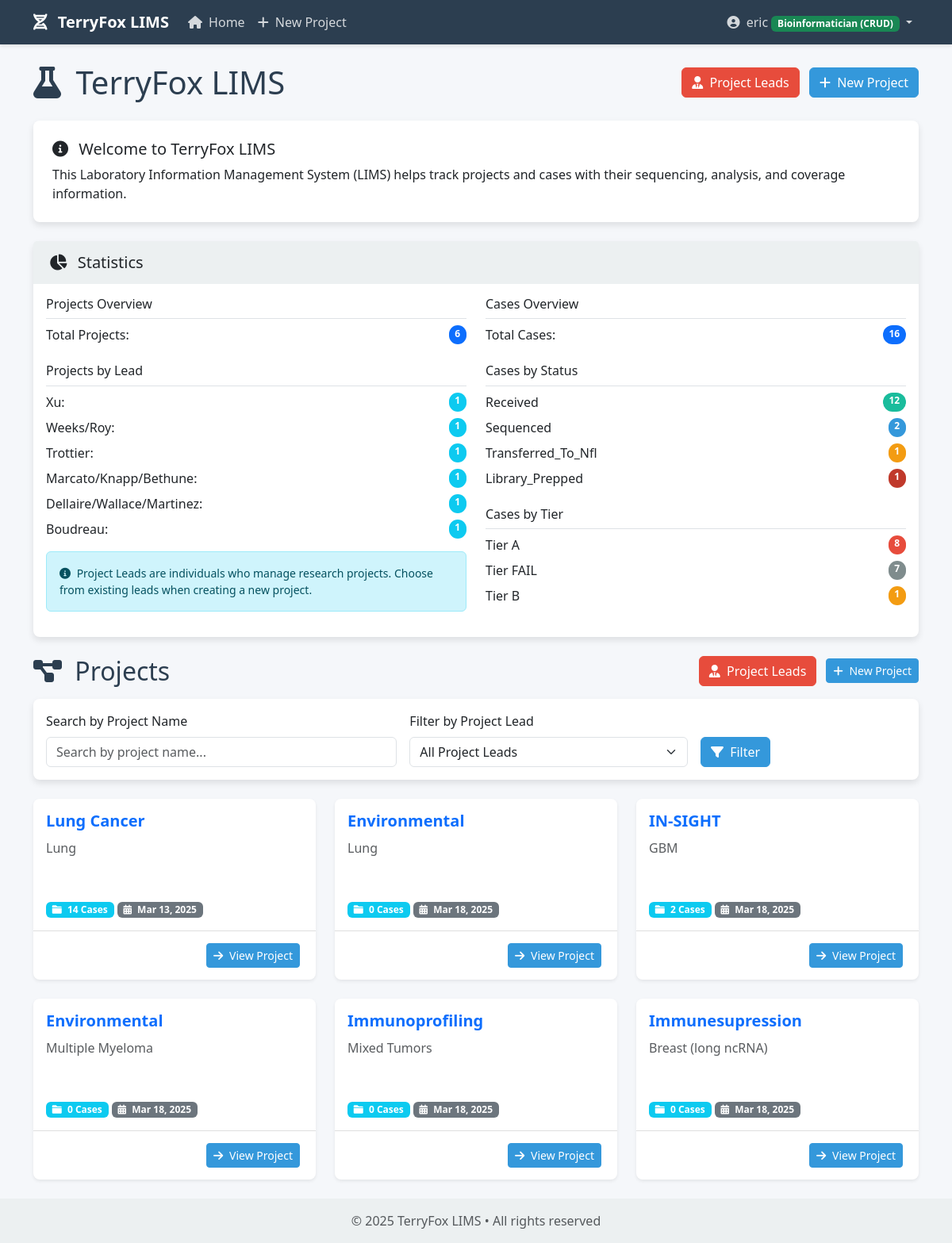
Screenshot of / (signed in) with the database file from the repository.
### core/models.py (models this page shows, shortened)
class ProjectLead(models.Model):
    name = models.CharField(max_length=255, unique=True)
    def __str__(self):
        return self.name
    class Meta:
        ordering = ['name']
        verbose_name = _('Project Lead')
        verbose_name_plural = _('Project Leads')

class Project(models.Model):
    name = models.CharField(max_length=255)
    description = models.TextField(blank=True)
    project_lead = models.ForeignKey(
        ProjectLead,
        on_delete=models.SET_NULL,
        null=True,
        blank=True,
        related_name='projects',
        verbose_name=_('Project Lead')
    )
    created_at = models.DateTimeField(auto_now_add=True)
    updated_at = models.DateTimeField(auto_now=True)
    created_by = models.ForeignKey(User, on_delete=models.CASCADE, related_name='created_projects')

### core/views.py (the view)
# urls.py: path('', views.home, name='home'),
@login_required
def home(request):
    filter_form = ProjectFilterForm(request.GET)
    projects = Project.objects.all()
    if filter_form.is_valid():
        project_name = filter_form.cleaned_data.get('name')
        project_lead = filter_form.cleaned_data.get('project_lead')
        if project_name:
            projects = projects.filter(name__icontains=project_name)
        if project_lead:
            projects = projects.filter(project_lead=project_lead)
    projects = projects.annotate(cases_count=Count('cases'))
    total_projects = Project.objects.count()
    total_cases = Case.objects.count()
    projects_by_lead = Project.objects.values('project_lead__name').annotate(count=Count('id')).order_by('-count')
    cases_by_status = Case.objects.values('status').annotate(count=Count('id')).order_by('-count')
    cases_by_tier = Case.objects.values('tier').annotate(count=Count('id')).order_by('-count')
    return render(request, 'core/home.html', {
        'projects': projects,
        'total_projects': total_projects,
        'total_cases': total_cases,
        'projects_by_lead': projects_by_lead,
        'cases_by_status': cases_by_status,
        'cases_by_tier': cases_by_tier,
        'filter_form': filter_form,
    })

### core/forms.py
class ProjectFilterForm(forms.Form):
    name = forms.CharField(
        required=False,
        widget=forms.TextInput(attrs={
            'class': 'form-control',
            'placeholder': _('Search by project name...')
        })
    )
    project_lead = forms.ModelChoiceField(
        queryset=ProjectLead.objects.all(),
        required=False,
        empty_label=_("All Project Leads"),
        widget=forms.Select(attrs={'class': 'form-select'})
    )
    def __init__(self, *args, **kwargs):
        super().__init__(*args, **kwargs)
        self.fields['project_lead'].queryset = ProjectLead.objects.all().order_by('name')

### templates/core/home.html (shortened to what this page needs)
{% extends 'base.html' %}
{% block content %}
<div class="d-flex justify-content-between align-items-center mb-4">
    <h1 class="mb-0"><i class="fas fa-flask me-2"></i> TerryFox LIMS</h1>
    <div>
        {% if user.is_superuser or user.groups.all.0.name == 'Bioinformatician' %}
        <a href="{% url 'project_lead_list' %}" class="btn btn-danger me-2">
            <i class="fas fa-user-tie me-1"></i> Project Leads
        </a>
        <a href="{% url 'project_create' %}" class="btn btn-primary">
            <i class="fas fa-plus me-1"></i> New Project
        </a>
        {% endif %}
    </div>
</div>
<div class="card mb-4">
    <div class="card-body p-4">
        <h5><i class="fas fa-info-circle me-2"></i> Welcome to TerryFox LIMS</h5>
        <p class="mb-0">This Laboratory Information Management System (LIMS) helps track projects and cases with their sequencing, analysis, and coverage information.</p>
    </div>
</div>
<div class="card mb-4">
    <div class="card-header">
        <h5 class="mb-0"><i class="fas fa-chart-pie me-2"></i> Statistics</h5>
    </div>
    <div class="card-body">
        <div class="row">
            <div class="col-md-6">
                <h6 class="border-bottom pb-2">Projects Overview</h6>
                <div class="d-flex justify-content-between mb-2">
                    <span>Total Projects:</span>
                    <span class="badge bg-primary rounded-pill">{{ total_projects }}</span>
                </div>
                <h6 class="border-bottom pb-2 mt-4">Projects by Lead</h6>
                {% for lead_stat in projects_by_lead %}
                    <div class="d-flex justify-content-between mb-2">
                        <span>{{ lead_stat.project_lead__name|default:"Not specified" }}:</span>
                        <span class="badge bg-info rounded-pill">{{ lead_stat.count }}</span>
                    </div>
                {% empty %}
                    <div class="text-muted">No project leads specified</div>
                {% endfor %}
                <div class="alert alert-info mt-3 small">
                    <i class="fas fa-info-circle me-1"></i> Project Leads are individuals who manage research projects. Choose from existing leads when creating a new project.
                </div>
            </div>
            <div class="col-md-6">
                <h6 class="border-bottom pb-2">Cases Overview</h6>
                <div class="d-flex justify-content-between mb-2">
                    <span>Total Cases:</span>
                    <span class="badge bg-primary rounded-pill">{{ total_cases }}</span>
                </div>
                <h6 class="border-bottom pb-2 mt-4">Cases by Status</h6>
                {% for status_stat in cases_by_status %}
                    <div class="d-flex justify-content-between mb-2">
                        <span>{{ status_stat.status|title }}</span>
                        <span class="badge badge-{{ status_stat.status }} rounded-pill">{{ status_stat.count }}</span>
                    </div>
                {% empty %}
                    <div class="text-muted">No cases available</div>
                {% endfor %}
                <h6 class="border-bottom pb-2 mt-4">Cases by Tier</h6>
                {% for tier_stat in cases_by_tier %}
                    <div class="d-flex justify-content-between mb-2">
                        <span>Tier {{ tier_stat.tier }}</span>
                        <span class="badge badge-{{ tier_stat.tier }} rounded-pill">{{ tier_stat.count }}</span>
                    </div>
                {% empty %}
                    <div class="text-muted">No cases available</div>
                {% endfor %}
            </div>
        </div>
    </div>
</div>
{% if projects %}
    <div class="d-flex justify-content-between align-items-center mb-3">
        <h2 class="mb-0"><i class="fas fa-project-diagram me-2"></i> Projects
        </h2>
        <div>
            {% if user.is_superuser or user.groups.all.0.name == 'Bioinformatician' %}
            <a href="{% url 'project_lead_list' %}" class="btn btn-danger me-2">
                <i class="fas fa-user-tie me-1"></i> Project Leads
            </a>
            <a href="{% url 'project_create' %}" class="btn btn-sm btn-primary">
                <i class="fas fa-plus me-1"></i> New Project
            </a>
            {% endif %}
        </div>
    </div>
    <div class="card mb-4">
        <div class="card-body">
            <form method="get" class="row g-3 align-items-end">
                <div class="col-md-5">
                    <label for="{{ filter_form.name.id_for_label }}" class="form-label">Search by Project Name</label>
                    {{ filter_form.name }}
                </div>
                <div class="col-md-4">
                    <label for="{{ filter_form.project_lead.id_for_label }}" class="form-label">Filter by Project Lead</label>
                    {{ filter_form.project_lead }}
                </div>
                <div class="col-md-auto">
                    <button type="submit" class="btn btn-primary">
                        <i class="fas fa-filter me-1"></i> Filter
                    </button>
                </div>
            </form>
        </div>
    </div>
    <div class="row">
        {% for project in projects %}
            <div class="col-md-6 col-lg-4 mb-4">
                <div class="card project-card h-100 shadow-sm">
                    <div class="card-body">
                        <h5 class="card-title">
                            <a href="{% url 'project_detail' project_id=project.id %}" class="text-decoration-none">
                                {{ project.name }}
                            </a>
                        </h5>
                        <p class="card-text text-muted">
                            {% if project.description %}
                                {{ project.description|truncatechars:100 }}
                            {% else %}
                                <em>No description provided</em>
                            {% endif %}
                        </p>
                        <div class="mt-3">
                            <span class="badge bg-info">
                                <i class="fas fa-folder me-1"></i> {{ project.cases_count }} Cases
                            </span>
                            <span class="badge bg-secondary">
                                <i class="fas fa-calendar-alt me-1"></i> {{ project.created_at|date:"M d, Y" }}
                            </span>
                        </div>
                    </div>
                    <div class="card-footer text-end">
                        <a href="{% url 'project_detail' project_id=project.id %}" class="btn btn-sm btn-primary">
                            <i class="fas fa-arrow-right me-1"></i> View Project
                        </a>
                    </div>
                </div>
            </div>
        {% endfor %}
    </div>
{% endif %}
{% endblock %}

### templates/base.html (shortened to what this page needs)
<!DOCTYPE html>
<html lang="en">
<head>
    <link href="https://cdn.jsdelivr.net/npm/bootstrap@5.3.0/dist/css/bootstrap.min.css" rel="stylesheet">
    <link rel="stylesheet" href="https://cdnjs.cloudflare.com/ajax/libs/font-awesome/6.0.0/css/all.min.css">
</head>
<body>
    <nav class="navbar navbar-expand-lg navbar-dark bg-dark mb-4">
        <div class="container">
            <a class="navbar-brand" href="{% url 'home' %}">
                <i class="fas fa-dna me-2"></i> TerryFox LIMS
            </a>
            <div class="collapse navbar-collapse" id="navbarNav">
                <ul class="navbar-nav me-auto">
                    <li class="nav-item">
                        <a class="nav-link" href="{% url 'home' %}">
                            <i class="fas fa-home me-1"></i> Home
                        </a>
                    </li>
                    {% if user.is_superuser or user.groups.all.0.name == 'Bioinformatician' %}
                    <li class="nav-item">
                        <a class="nav-link" href="{% url 'project_create' %}">
                            <i class="fas fa-plus me-1"></i> New Project
                        </a>
                    </li>
                    {% endif %}
                </ul>
                <ul class="navbar-nav">
                    {% if user.is_authenticated %}
                    <li class="nav-item dropdown">
                        <a class="nav-link dropdown-toggle" href="#" id="userDropdown" role="button" data-bs-toggle="dropdown">
                            <i class="fas fa-user-circle me-1"></i> {{ user.username }}
                            {% if user.is_superuser %}
                                <span class="badge bg-danger">Admin</span>
                            {% elif user.groups.all.0.name == 'PI' %}
                                <span class="badge bg-primary">PI (View Only)</span>
                            {% elif user.groups.all.0.name == 'Bioinformatician' %}
                                <span class="badge bg-success">Bioinformatician (CRUD)</span>
                            {% endif %}
                        </a>
                    </li>
                    {% else %}
                    <li class="nav-item">
                        <a class="nav-link" href="{% url 'login' %}">
                            <i class="fas fa-sign-in-alt me-1"></i> Login
                        </a>
                    </li>
                    {% endif %}
                </ul>
            </div>
        </div>
    </nav>
    <div class="container">
        {% block content %}{% endblock %}
    </div>
    <footer class="footer mt-auto py-3">
        <div class="container text-center">
            <span class="text-muted">© {% now "Y" %} TerryFox LIMS • All rights reserved</span>
        </div>
    </footer>
</body>
</html>

### templates/base.html (style rules this page uses)
:root { --primary-color: #2c3e50; --secondary-color: #3498db; --accent-color: #e74c3c; --light-color: #ecf0f1; --dark-color: #2c3e50; }
body { font-family: 'Segoe UI', Tahoma, Geneva, Verdana, sans-serif; background-color: #f5f7fa; color: var(--dark-color); }
.navbar { background-color: var(--primary-color) !important; box-shadow: 0 2px 4px rgba(0, 0, 0, 0.1); }
.navbar-brand { font-weight: bold; color: white !important; }
.nav-link { color: rgba(255, 255, 255, 0.8) !important; transition: color 0.3s; }
.card { border: none; border-radius: 8px; box-shadow: 0 4px 8px rgba(0, 0, 0, 0.1); transition: transform 0.3s, box-shadow 0.3s; margin-bottom: 20px; }
.card-header { background-color: var(--light-color); border-bottom: none; font-weight: bold; padding: 15px 20px; }
.btn-primary { background-color: var(--secondary-color); border-color: var(--secondary-color); }
.btn-danger { background-color: var(--accent-color); border-color: var(--accent-color); }
.footer { background-color: var(--light-color); padding: 20px 0; margin-top: 40px; }
.badge-received { background-color: #1abc9c; color: white; }
.badge-library_prepped { background-color: #c0392b; color: white; }
.badge-sequenced { background-color: #3498db; color: white; }
.badge-transferred_to_nfl { background-color: #f39c12; color: white; }
.badge-A { background-color: #e74c3c; color: white; }
.badge-B { background-color: #f39c12; color: white; }
.badge-FAIL { background-color: #7f8c8d; color: white; }
.project-card { height: 100%; }
.project-card .card-body { display: flex; flex-direction: column; }
.project-card .card-title { font-size: 1.25rem; font-weight: bold; margin-bottom: 10px; }
.project-card .card-text { flex-grow: 1; }
.project-card .card-footer { background-color: transparent; border-top: 1px solid rgba(0, 0, 0, 0.125); padding: 15px 20px; }

### rows the page displays
ProjectLead: project_lead__name "Weeks/Roy", count "1"
ProjectLead: project_lead__name "Trottier", count "1"
ProjectLead: project_lead__name "Marcato/Knapp/Bethune", count "1"
ProjectLead: project_lead__name "Dellaire/Wallace/Martinez", count "1"
ProjectLead: project_lead__name "Boudreau", count "1"
Project: name "Lung Cancer", description "Lung", cases_count "14", created_at "Mar 13, 2025"
Project: name "Environmental", description "Lung", cases_count "0", created_at "Mar 18, 2025"
Project: name "IN-SIGHT", description "GBM", cases_count "2", created_at "Mar 18, 2025"
Project: name "Environmental", description "Multiple Myeloma", cases_count "0", created_at "Mar 18, 2025"
Project: name "Immunoprofiling", description "Mixed Tumors", cases_count "0", created_at "Mar 18, 2025"
Project: name "Immunesupression", description "Breast (long ncRNA)", cases_count "0", created_at "Mar 18, 2025"

### other values shown
{{ user.username }} "eric"
{{ total_projects }} "6"
{{ lead_stat.project_lead__name|default:"Not specified" }} "Xu"
{{ lead_stat.count }} "1"
{{ total_cases }} "16"
{{ status_stat.status|title }} "Received" "Sequenced" "Transferred_To_Nfl" "Library_Prepped"
{{ status_stat.count }} "12" "2" "1" "1"
{{ tier_stat.tier }} "A" "FAIL" "B"
{{ tier_stat.count }} "8" "7" "1"
